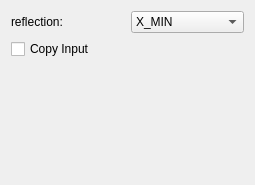
<?xml version="1.0" encoding="UTF-8"?>
<ui version="4.0">
 <class>refelctionFilterPropForm</class>
 <widget class="QWidget" name="refelctionFilterPropForm">
  <property name="geometry">
   <rect>
    <x>0</x>
    <y>0</y>
    <width>255</width>
    <height>185</height>
   </rect>
  </property>
  <property name="windowTitle">
   <string>Reflection Property</string>
  </property>
  <layout class="QVBoxLayout" name="verticalLayout">
   <item>
    <layout class="QHBoxLayout" name="horizontalLayout">
     <item>
      <widget class="QLabel" name="label">
       <property name="text">
        <string>reflection:</string>
       </property>
      </widget>
     </item>
     <item>
      <widget class="QComboBox" name="comboBox">
       <item>
        <property name="text">
         <string>X_MIN</string>
        </property>
       </item>
       <item>
        <property name="text">
         <string>Y_MIN</string>
        </property>
       </item>
       <item>
        <property name="text">
         <string>Z_MIN</string>
        </property>
       </item>
       <item>
        <property name="text">
         <string>X_MAX</string>
        </property>
       </item>
       <item>
        <property name="text">
         <string>Y_MAX</string>
        </property>
       </item>
       <item>
        <property name="text">
         <string>Z_MAX</string>
        </property>
       </item>
       <item>
        <property name="text">
         <string>X</string>
        </property>
       </item>
       <item>
        <property name="text">
         <string>Y</string>
        </property>
       </item>
       <item>
        <property name="text">
         <string>Z</string>
        </property>
       </item>
      </widget>
     </item>
    </layout>
   </item>
   <item>
    <widget class="QCheckBox" name="copyInput_checkBox">
     <property name="text">
      <string>Copy Input</string>
     </property>
    </widget>
   </item>
   <item>
    <spacer name="verticalSpacer">
     <property name="orientation">
      <enum>Qt::Vertical</enum>
     </property>
     <property name="sizeHint" stdset="0">
      <size>
       <width>20</width>
       <height>136</height>
      </size>
     </property>
    </spacer>
   </item>
  </layout>
 </widget>
 <resources/>
 <connections/>
</ui>
